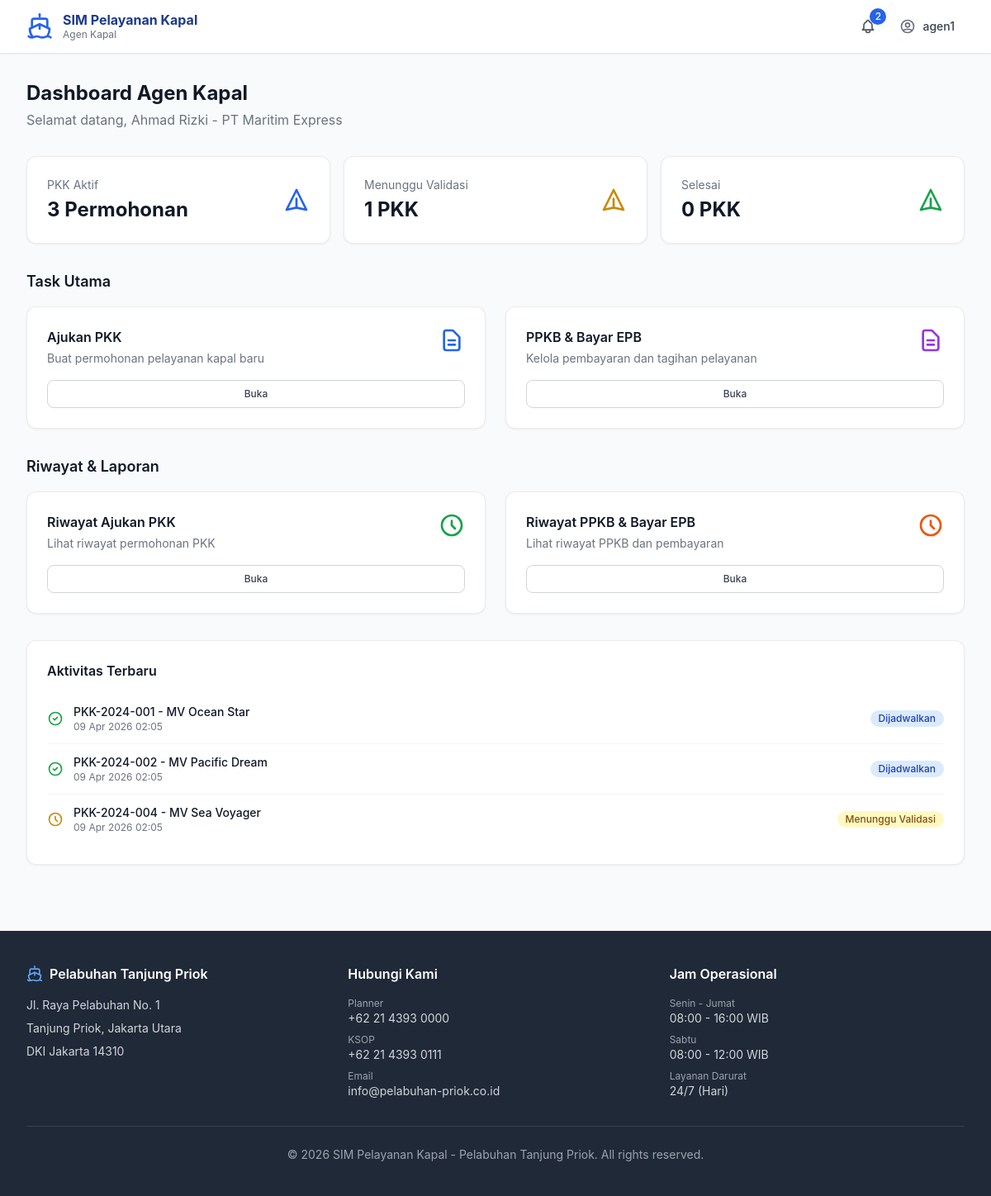
Page /agen-kapal/dashboard.php (signed in) on the committed database.
### tables this page shows
CREATE TABLE pkk (
    id INT AUTO_INCREMENT PRIMARY KEY,
    nomor_pkk VARCHAR(50) NOT NULL UNIQUE,
    agen_id INT NOT NULL,
    kapal_id INT NOT NULL,
    jenis_layanan ENUM('Kedatangan','Keberangkatan','Pindah Tambat') NOT NULL,
    tanggal_kedatangan DATE,
    jam_kedatangan TIME,
    tanggal_keberangkatan DATE,
    jam_keberangkatan TIME,
    dermaga_diminta VARCHAR(20),
    keterangan TEXT,
    status ENUM('Menunggu Validasi','Divalidasi','Ditolak','Dijadwalkan','Selesai') DEFAULT 'Menunggu Validasi',
    catatan_ksop TEXT,
    tanggal_ajuan TIMESTAMP DEFAULT CURRENT_TIMESTAMP,
    updated_at TIMESTAMP DEFAULT CURRENT_TIMESTAMP ON UPDATE CURRENT_TIMESTAMP,
    FOREIGN KEY (agen_id) REFERENCES users(id),
    FOREIGN KEY (kapal_id) REFERENCES kapal(id)
);

CREATE TABLE kapal (
    id INT AUTO_INCREMENT PRIMARY KEY,
    nama_kapal VARCHAR(200) NOT NULL,
    jenis_kapal ENUM('Kontainer','Tanker','Bulk Carrier','General Cargo','RoRo','Penumpang','Lainnya') NOT NULL,
    bendera VARCHAR(100),
    gt DECIMAL(10,2),
    imo_number VARCHAR(50),
    created_at TIMESTAMP DEFAULT CURRENT_TIMESTAMP
);

### config/auth.php (called while the page is built, shortened)
<?php
function isLoggedIn() {
    return isset($_SESSION['user_id']) && !empty($_SESSION['user_id']);
}
function getUser() {
    return [
        'id'      => $_SESSION['user_id'],
        'username'=> $_SESSION['username'],
        'nama'    => $_SESSION['nama'],
        'role'    => $_SESSION['role'],
        'role_id' => $_SESSION['role_id'],
    ];
}

### config/db.php (called while the page is built, shortened)
<?php
function getDB() {
    static $pdo = null;
    if ($pdo === null) {
        try {
            $dsn = "mysql:host=".DB_HOST.";dbname=".DB_NAME.";charset=".DB_CHARSET;
            $pdo = new PDO($dsn, DB_USER, DB_PASS, [
                PDO::ATTR_ERRMODE            => PDO::ERRMODE_EXCEPTION,
                PDO::ATTR_DEFAULT_FETCH_MODE => PDO::FETCH_ASSOC,
                PDO::ATTR_EMULATE_PREPARES   => false,
            ]);
        } catch (PDOException $e) {
            die('<div style="font-family:sans-serif;padding:20px;background:#fee2e2;border:1px solid #f87171;margin:20px;border-radius:8px">
                <h3>Koneksi Database Gagal</h3><p>'.$e->getMessage().'</p>
                <p>Pastikan MySQL berjalan dan database <b>kapal1</b> sudah diimport.</p>
            </div>');
        }
    }
    return $pdo;
}
function query($sql, $params = []) {
    $stmt = getDB()->prepare($sql);
    $stmt->execute($params);
    return $stmt;
}
function fetchAll($sql, $params = []) { return query($sql, $params)->fetchAll(); }

### includes/helpers.php (called while the page is built, shortened)
<?php
function statusBadgePKK($s) {
    $m=['Menunggu Validasi'=>'bg-yellow-100 text-yellow-800','Divalidasi'=>'bg-green-100 text-green-800','Ditolak'=>'bg-red-100 text-red-800','Dijadwalkan'=>'bg-blue-100 text-blue-800','Selesai'=>'bg-gray-100 text-gray-700'];
    return $m[$s]??'bg-gray-100 text-gray-600';
}

### agen-kapal/dashboard.php (the view, shortened to what this page needs)
<?php
require_once __DIR__ . '/../config/auth.php';
require_once __DIR__ . '/../config/db.php';
require_once __DIR__ . '/../includes/helpers.php';
$user = getUser();
try {
    $statAktif    = fetchOne("SELECT COUNT(*) c FROM pkk WHERE agen_id=? AND status NOT IN ('Selesai','Ditolak')", [$user['id']])['c'] ?? 0;
    $statMenunggu = fetchOne("SELECT COUNT(*) c FROM pkk WHERE agen_id=? AND status='Menunggu Validasi'", [$user['id']])['c'] ?? 0;
    $statSelesai  = fetchOne("SELECT COUNT(*) c FROM pkk WHERE agen_id=? AND status='Selesai'", [$user['id']])['c'] ?? 0;
    $recentPKK    = fetchAll("SELECT p.*, k.nama_kapal FROM pkk p JOIN kapal k ON p.kapal_id=k.id WHERE p.agen_id=? ORDER BY p.tanggal_ajuan DESC LIMIT 5", [$user['id']]);
} catch(Exception $e) {
    $statAktif=4; $statMenunggu=2; $statSelesai=15; $recentPKK=[];
}
include __DIR__ . '/../includes/head.php';
include __DIR__ . '/../includes/navbar.php';
?>
<div class="max-w-7xl mx-auto px-4 sm:px-6 lg:px-8 py-8">
  <div class="mb-8">
    <h1 class="text-2xl font-bold text-gray-900 mb-1">Dashboard Agen Kapal</h1>
    <p class="text-gray-500">Selamat datang, <?=htmlspecialchars($user['nama'])?></p>
  </div>
  <div class="grid grid-cols-1 md:grid-cols-3 gap-4 mb-8">
    <?php foreach([['PKK Aktif',$statAktif.' Permohonan','text-blue-600'],['Menunggu Validasi',$statMenunggu.' PKK','text-yellow-600'],['Selesai',$statSelesai.' PKK','text-green-600']] as [$lbl,$val,$col]): ?>
    <div class="card p-6"><div class="flex items-center justify-between">
      <div><p class="text-gray-500 text-sm"><?=$lbl?></p><p class="text-2xl font-bold mt-1"><?=$val?></p></div>
      <svg class="w-8 h-8 <?=$col?>" fill="none" stroke="currentColor" viewBox="0 0 24 24"><path stroke-linecap="round" stroke-linejoin="round" stroke-width="2" d="M12 19l9 2-9-18-9 18 9-2zm0 0v-8"/></svg>
    </div></div>
    <?php endforeach; ?>
  </div>
  <h2 class="text-lg font-semibold text-gray-900 mb-4">Task Utama</h2>
  <div class="grid grid-cols-1 md:grid-cols-2 gap-6 mb-8">
    <?php foreach([
      ['Ajukan PKK','Buat permohonan pelayanan kapal baru','ajukan-pkk.php','text-blue-600'],
      ['PPKB &amp; Bayar EPB','Kelola pembayaran dan tagihan pelayanan','form-ppkb.php','text-purple-600'],
    ] as [$t,$d,$url,$col]): ?>
    <a href="<?=$url?>" class="card p-6 hover:shadow-lg transition-shadow cursor-pointer block group">
      <div class="flex items-start justify-between mb-4">
        <div>
          <h3 class="font-semibold text-gray-900 mb-1"><?=$t?></h3>
          <p class="text-gray-500 text-sm"><?=$d?></p>
        </div>
        <svg class="w-8 h-8 <?=$col?>" fill="none" stroke="currentColor" viewBox="0 0 24 24"><path stroke-linecap="round" stroke-linejoin="round" stroke-width="2" d="M9 12h6m-6 4h6m2 5H7a2 2 0 01-2-2V5a2 2 0 012-2h5.586a1 1 0 01.707.293l5.414 5.414a1 1 0 01.293.707V19a2 2 0 01-2 2z"/></svg>
      </div>
      <span class="btn-outline text-xs w-full justify-center">Buka</span>
    </a>
    <?php endforeach; ?>
  </div>
  <h2 class="text-lg font-semibold text-gray-900 mb-4">Riwayat &amp; Laporan</h2>
  <div class="grid grid-cols-1 md:grid-cols-2 gap-6 mb-8">
    <?php foreach([
      ['Riwayat Ajukan PKK','Lihat riwayat permohonan PKK','riwayat-pkk.php','text-green-600'],
      ['Riwayat PPKB &amp; Bayar EPB','Lihat riwayat PPKB dan pembayaran','riwayat-ppkb.php','text-orange-600'],
    ] as [$t,$d,$url,$col]): ?>
    <a href="<?=$url?>" class="card p-6 hover:shadow-lg transition-shadow cursor-pointer block">
      <div class="flex items-start justify-between mb-4">
        <div><h3 class="font-semibold text-gray-900 mb-1"><?=$t?></h3><p class="text-gray-500 text-sm"><?=$d?></p></div>
        <svg class="w-8 h-8 <?=$col?>" fill="none" stroke="currentColor" viewBox="0 0 24 24"><path stroke-linecap="round" stroke-linejoin="round" stroke-width="2" d="M12 8v4l3 3m6-3a9 9 0 11-18 0 9 9 0 0118 0z"/></svg>
      </div>
      <span class="btn-outline text-xs w-full justify-center">Buka</span>
    </a>
    <?php endforeach; ?>
  </div>
  <div class="card p-6">
    <h3 class="font-semibold text-gray-900 mb-4">Aktivitas Terbaru</h3>
    <?php if (!empty($recentPKK)): ?>
    <div class="divide-y divide-gray-100">
      <?php foreach($recentPKK as $p): ?>
      <div class="py-3 flex items-center justify-between">
        <div class="flex items-center gap-3">
          <?php if(in_array($p['status'],['Divalidasi','Dijadwalkan','Selesai'])): ?>
          <svg class="w-5 h-5 text-green-600" fill="none" stroke="currentColor" viewBox="0 0 24 24"><path stroke-linecap="round" stroke-linejoin="round" stroke-width="2" d="M9 12l2 2 4-4m6 2a9 9 0 11-18 0 9 9 0 0118 0z"/></svg>
          <?php else: ?>
          <svg class="w-5 h-5 text-yellow-600" fill="none" stroke="currentColor" viewBox="0 0 24 24"><path stroke-linecap="round" stroke-linejoin="round" stroke-width="2" d="M12 8v4l3 3m6-3a9 9 0 11-18 0 9 9 0 0118 0z"/></svg>
          <?php endif; ?>
          <div>
            <p class="text-sm font-medium text-gray-900"><?=htmlspecialchars($p['nomor_pkk'])?> - <?=htmlspecialchars($p['nama_kapal'])?></p>
            <p class="text-xs text-gray-500"><?=date('d M Y H:i',strtotime($p['tanggal_ajuan']))?></p>
          </div>
        </div>
        <span class="badge <?=statusBadgePKK($p['status'])?> text-xs"><?=htmlspecialchars($p['status'])?></span>
      </div>
      <?php endforeach; ?>
    </div>
    <?php endif; ?>
  </div>
</div>
<?php include __DIR__ . '/../includes/footer.php'; ?>
</body></html>

### includes/head.php (style rules this page uses)
body { font-family: -apple-system, BlinkMacSystemFont, 'Segoe UI', Roboto, sans-serif; }
.card { background: white; border-radius: 0.75rem; border: 1px solid rgba(0,0,0,0.08); box-shadow: 0 1px 3px rgba(0,0,0,0.06); }
.btn-outline { background: white; color: #374151; padding: 0.5rem 1rem; border-radius: 0.5rem; font-weight: 500; font-size: 0.875rem; border: 1px solid #d1d5db; cursor: pointer; transition: all 0.15s; display: inline-flex; align-items: center; gap: 0.375rem; }
.badge { display: inline-flex; align-items: center; padding: 0.125rem 0.625rem; border-radius: 9999px; font-size: 0.75rem; font-weight: 500; }

### rows in the picture
pkk: nomor_pkk "PKK-2024-001", kapal.nama_kapal "MV Ocean Star", tanggal_ajuan "09 Apr 2026 02:05", status "Dijadwalkan"
pkk: nomor_pkk "PKK-2024-002", kapal.nama_kapal "MV Pacific Dream", tanggal_ajuan "09 Apr 2026 02:05", status "Dijadwalkan"
pkk: nomor_pkk "PKK-2024-004", kapal.nama_kapal "MV Sea Voyager", tanggal_ajuan "09 Apr 2026 02:05", status "Menunggu Validasi"

### other values in the picture
$user['role'] "Agen Kapal"
$notifCount "2"
$user['username'] "agen1"
$user['nama'] "Ahmad Rizki - PT Maritim Express"
$lbl "PKK Aktif"
$val "3 Permohonan"
$lbl "Menunggu Validasi"
$val "1 PKK"
$lbl "Selesai"
$val "0 PKK"
$t "Ajukan PKK"
$d "Buat permohonan pelayanan kapal baru"
$t "PPKB & Bayar EPB"
$d "Kelola pembayaran dan tagihan pelayanan"
$t "Riwayat Ajukan PKK"
